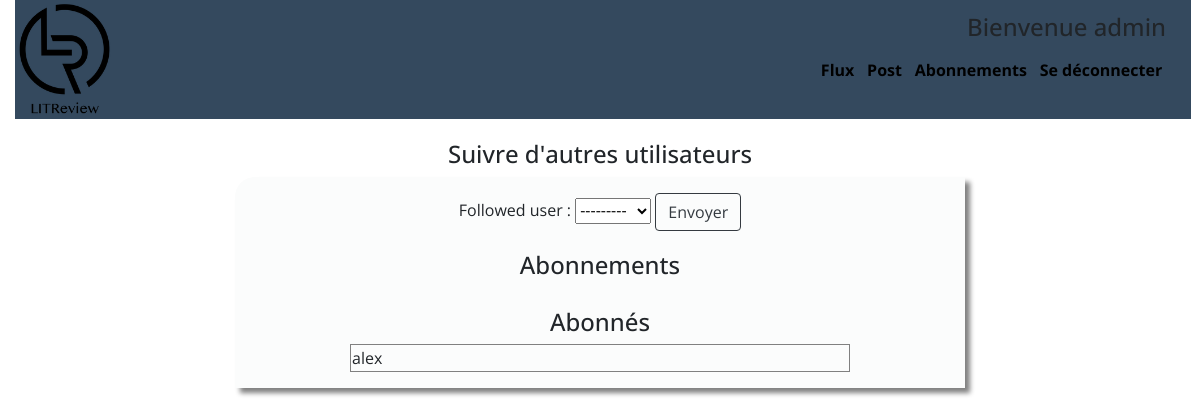
The page /Abonnements/ (signed in) on the database as committed earlier.
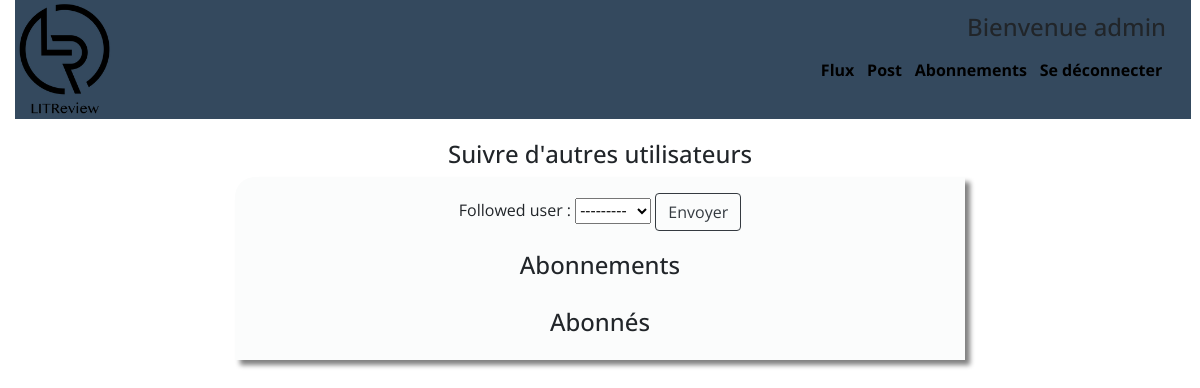
The same page on the database as committed later.
### authentication/models.py (models this page shows)
class User(AbstractUser):
    def __str__(self):
        return self.username

### blog/views.py (the view, shortened to what this page needs)
# urls.py: path('Abonnements/', views.subscript_page, name='subscrip'),
@login_required
def subscript_page(request):
    form = forms.UserFollowing()
    followed_users = [x.followed_user for x in models.UserFollows.objects.filter(user=request.user)]
    followers = [x.user for x in models.UserFollows.objects.filter(followed_user=request.user)]
    context = {
        'form': form,
        'followed_users': followed_users,
        'followers': followers,
        'user': request.user,
    }
    return render(request, 'blog/subscrip.html', context=context)

### blog/forms.py
class UserFollowing(forms.ModelForm):
    class Meta:
        model = models.UserFollows
        fields = ['followed_user']

### blog/templates/blog/subscrip.html (shortened to what this page needs)
{% extends "blog/base.html" %}
{% block content %}
    <h1 class="follow_user">Suivre d'autres utilisateurs</h1>
    <div class="content_style follow_page">
        <form method="post" >{% csrf_token %}
            {{form}}
            <button class=" btn btn-outline-dark" type="submit">Envoyer</button>
        </form>
        <div class="follow">
            <h1>Abonnements</h1>
        </div>
        <div class="follow">
            <h1>Abonnés</h1>
            <table class="tab_follower" width="500" border="1" style="border-collapse:collapse">
                <tbody>
                {% for user in followers %}
                <tr>
                    <td class="tab_follow"  >{{user.username}} </td>
                </tr>
                {% endfor %}
                </tbody>
            </table>
        </div>
    </div>
{% endblock content %}

Rows that differ between the two databases and show on the page:
removed User: username "alex"
